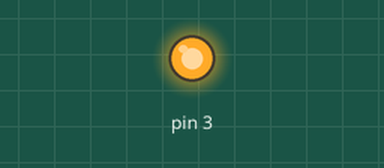
Recording of a sketch running on a simulated Arduino Uno, built with avr-gcc and run on an emulated ATmega328P. Shown: output pins drawn as LEDs (lit = HIGH).

Above: at 1.0 s.
At 3.5 s:
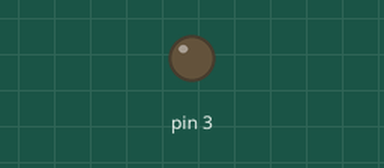
Timing chart, 0 to 6.5 s (numbered marks = the images above):
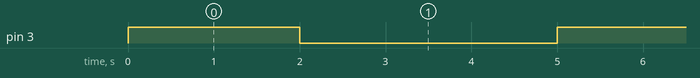

The sketch:

Test.ino
```cpp
/*
keyestudio Maker learning kit
Project 20
Triode Controlled Motor Drive
http//www.keyestudio.com
*/
// the setup function runs once when you press reset or power the board
void setup() {
  // initialize digital pin 33 as an output.
  pinMode(3, OUTPUT);
}

// the loop function runs over and over again forever
void loop() {
  digitalWrite(3, HIGH);   // turn the motor on (HIGH is the voltage level)
  delay(2000);              // wait for 2 seconds
  digitalWrite(3, LOW);    // turn the motor off by making the voltage LOW
  delay(3000);              // wait for 3 second
}
//////////////////////////////////////////////////////////
```

Measured:
- by itself, pin 3: alternates HIGH for 2.0 s and LOW for 3.0 s
